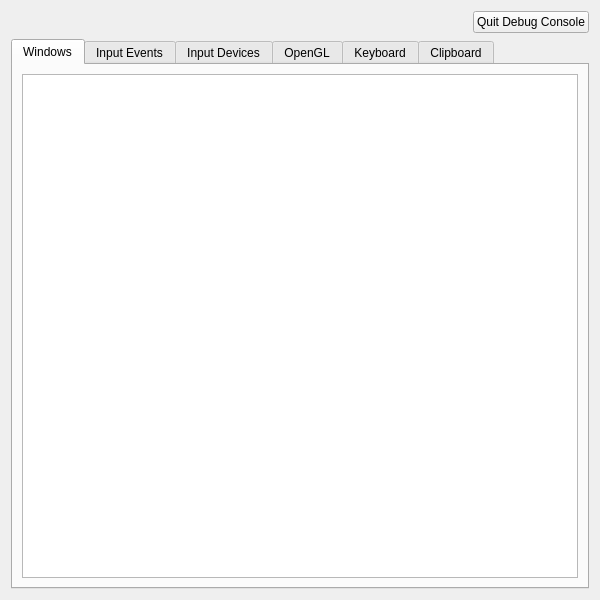
<?xml version="1.0" encoding="UTF-8"?>
<ui version="4.0">
 <class>DebugConsole</class>
 <widget class="QWidget" name="DebugConsole">
  <property name="geometry">
   <rect>
    <x>0</x>
    <y>0</y>
    <width>600</width>
    <height>600</height>
   </rect>
  </property>
  <property name="windowTitle">
   <string>Debug Console</string>
  </property>
  <property name="windowIcon">
   <iconset theme="kwin-x11"/>
  </property>
  <layout class="QVBoxLayout" name="verticalLayout">
   <item>
    <layout class="QHBoxLayout" name="horizontalLayout">
     <item>
      <spacer name="horizontalSpacer">
       <property name="orientation">
        <enum>Qt::Horizontal</enum>
       </property>
       <property name="sizeHint" stdset="0">
        <size>
         <width>40</width>
         <height>20</height>
        </size>
       </property>
      </spacer>
     </item>
     <item>
      <widget class="QPushButton" name="quitButton">
       <property name="text">
        <string>Quit Debug Console</string>
       </property>
       <property name="icon">
        <iconset theme="QIcon::ThemeIcon::ApplicationExit"/>
       </property>
      </widget>
     </item>
    </layout>
   </item>
   <item>
    <widget class="QTabWidget" name="tabWidget">
     <property name="currentIndex">
      <number>0</number>
     </property>
     <widget class="QWidget" name="windows">
      <attribute name="title">
       <string>Windows</string>
      </attribute>
      <layout class="QVBoxLayout" name="verticalLayout_2">
       <item>
        <widget class="QTreeView" name="windowsView">
         <attribute name="headerDefaultSectionSize">
          <number>250</number>
         </attribute>
        </widget>
       </item>
      </layout>
     </widget>
     <widget class="QWidget" name="input">
      <attribute name="title">
       <string>Input Events</string>
      </attribute>
      <layout class="QVBoxLayout" name="verticalLayout_4">
       <item>
        <widget class="QTextEdit" name="inputTextEdit">
         <property name="enabled">
          <bool>false</bool>
         </property>
         <property name="readOnly">
          <bool>true</bool>
         </property>
        </widget>
       </item>
      </layout>
     </widget>
     <widget class="QWidget" name="inputDevices">
      <attribute name="title">
       <string>Input Devices</string>
      </attribute>
      <layout class="QVBoxLayout" name="verticalLayout_5">
       <item>
        <widget class="QTreeView" name="inputDevicesView"/>
       </item>
      </layout>
     </widget>
     <widget class="QWidget" name="tab">
      <attribute name="title">
       <string>OpenGL</string>
      </attribute>
      <layout class="QVBoxLayout" name="verticalLayout_6">
       <item>
        <widget class="QLabel" name="noOpenGLLabel">
         <property name="text">
          <string>No OpenGL compositor running</string>
         </property>
        </widget>
       </item>
       <item>
        <widget class="QScrollArea" name="glInfoScrollArea">
         <property name="frameShadow">
          <enum>QFrame::Plain</enum>
         </property>
         <property name="lineWidth">
          <number>0</number>
         </property>
         <property name="widgetResizable">
          <bool>true</bool>
         </property>
         <widget class="QWidget" name="scrollAreaWidgetContents">
          <property name="geometry">
           <rect>
            <x>0</x>
            <y>0</y>
            <width>564</width>
            <height>471</height>
           </rect>
          </property>
          <layout class="QVBoxLayout" name="verticalLayout_7">
           <item>
            <widget class="QGroupBox" name="driverInfoBox">
             <property name="title">
              <string>OpenGL (ES) driver information</string>
             </property>
             <layout class="QFormLayout" name="formLayout">
              <item row="0" column="0">
               <widget class="QLabel" name="label">
                <property name="text">
                 <string>Vendor:</string>
                </property>
               </widget>
              </item>
              <item row="1" column="0">
               <widget class="QLabel" name="label_2">
                <property name="text">
                 <string>Renderer:</string>
                </property>
               </widget>
              </item>
              <item row="2" column="0">
               <widget class="QLabel" name="label_3">
                <property name="text">
                 <string>Version:</string>
                </property>
               </widget>
              </item>
              <item row="3" column="0">
               <widget class="QLabel" name="label_4">
                <property name="text">
                 <string>Shading Language Version:</string>
                </property>
               </widget>
              </item>
              <item row="4" column="0">
               <widget class="QLabel" name="label_5">
                <property name="text">
                 <string>Driver:</string>
                </property>
               </widget>
              </item>
              <item row="5" column="0">
               <widget class="QLabel" name="label_6">
                <property name="text">
                 <string>GPU class:</string>
                </property>
               </widget>
              </item>
              <item row="6" column="0">
               <widget class="QLabel" name="label_7">
                <property name="text">
                 <string>OpenGL Version:</string>
                </property>
               </widget>
              </item>
              <item row="7" column="0">
               <widget class="QLabel" name="label_8">
                <property name="text">
                 <string>GLSL Version:</string>
                </property>
               </widget>
              </item>
              <item row="0" column="1">
               <widget class="QLabel" name="glVendorStringLabel">
                <property name="text">
                 <string/>
                </property>
               </widget>
              </item>
              <item row="1" column="1">
               <widget class="QLabel" name="glRendererStringLabel">
                <property name="text">
                 <string/>
                </property>
               </widget>
              </item>
              <item row="2" column="1">
               <widget class="QLabel" name="glVersionStringLabel">
                <property name="text">
                 <string/>
                </property>
               </widget>
              </item>
              <item row="3" column="1">
               <widget class="QLabel" name="glslVersionStringLabel">
                <property name="text">
                 <string/>
                </property>
               </widget>
              </item>
              <item row="4" column="1">
               <widget class="QLabel" name="glDriverLabel">
                <property name="text">
                 <string/>
                </property>
               </widget>
              </item>
              <item row="5" column="1">
               <widget class="QLabel" name="glGPULabel">
                <property name="text">
                 <string/>
                </property>
               </widget>
              </item>
              <item row="6" column="1">
               <widget class="QLabel" name="glVersionLabel">
                <property name="text">
                 <string/>
                </property>
               </widget>
              </item>
              <item row="7" column="1">
               <widget class="QLabel" name="glslLabel">
                <property name="text">
                 <string/>
                </property>
               </widget>
              </item>
             </layout>
            </widget>
           </item>
           <item>
            <widget class="QGroupBox" name="platformExtensionsBox">
             <property name="title">
              <string>Platform Extensions</string>
             </property>
             <layout class="QVBoxLayout" name="verticalLayout_8">
              <item>
               <widget class="QLabel" name="platformExtensionsLabel">
                <property name="text">
                 <string/>
                </property>
               </widget>
              </item>
             </layout>
            </widget>
           </item>
           <item>
            <widget class="QGroupBox" name="glExtensionsBox">
             <property name="title">
              <string>OpenGL (ES) Extensions</string>
             </property>
             <layout class="QVBoxLayout" name="verticalLayout_10">
              <item>
               <widget class="QLabel" name="openGLExtensionsLabel">
                <property name="text">
                 <string/>
                </property>
               </widget>
              </item>
             </layout>
            </widget>
           </item>
          </layout>
         </widget>
        </widget>
       </item>
      </layout>
     </widget>
     <widget class="QWidget" name="keyboard">
      <attribute name="title">
       <string>Keyboard</string>
      </attribute>
      <layout class="QVBoxLayout" name="verticalLayout_11">
       <item>
        <widget class="QScrollArea" name="scrollArea">
         <property name="frameShadow">
          <enum>QFrame::Plain</enum>
         </property>
         <property name="lineWidth">
          <number>0</number>
         </property>
         <property name="widgetResizable">
          <bool>true</bool>
         </property>
         <widget class="QWidget" name="scrollAreaWidgetContents_2">
          <property name="geometry">
           <rect>
            <x>0</x>
            <y>0</y>
            <width>564</width>
            <height>495</height>
           </rect>
          </property>
          <layout class="QVBoxLayout" name="verticalLayout_13">
           <item>
            <widget class="QGroupBox" name="layoutBox">
             <property name="title">
              <string>Keymap Layouts</string>
             </property>
             <layout class="QVBoxLayout" name="verticalLayout_12">
              <item>
               <widget class="QLabel" name="layoutsLabel">
                <property name="text">
                 <string/>
                </property>
               </widget>
              </item>
              <item>
               <widget class="Line" name="line">
                <property name="orientation">
                 <enum>Qt::Horizontal</enum>
                </property>
               </widget>
              </item>
              <item>
               <layout class="QHBoxLayout" name="horizontalLayout_2">
                <item>
                 <widget class="QLabel" name="label_9">
                  <property name="text">
                   <string>Current Layout:</string>
                  </property>
                 </widget>
                </item>
                <item>
                 <widget class="QLabel" name="currentLayoutLabel">
                  <property name="text">
                   <string/>
                  </property>
                 </widget>
                </item>
               </layout>
              </item>
             </layout>
            </widget>
           </item>
           <item>
            <widget class="QGroupBox" name="modifiersBox">
             <property name="title">
              <string>Modifiers</string>
             </property>
             <layout class="QHBoxLayout" name="horizontalLayout_3">
              <item>
               <widget class="QLabel" name="modifiersLabel">
                <property name="text">
                 <string/>
                </property>
               </widget>
              </item>
             </layout>
            </widget>
           </item>
           <item>
            <widget class="QGroupBox" name="activeModifiersBox">
             <property name="title">
              <string>Active Modifiers</string>
             </property>
             <layout class="QVBoxLayout" name="verticalLayout_16">
              <item>
               <widget class="QLabel" name="activeModifiersLabel">
                <property name="text">
                 <string/>
                </property>
               </widget>
              </item>
             </layout>
            </widget>
           </item>
           <item>
            <widget class="QGroupBox" name="ledsBox">
             <property name="title">
              <string>LEDs</string>
             </property>
             <layout class="QVBoxLayout" name="verticalLayout_14">
              <item>
               <widget class="QLabel" name="ledsLabel">
                <property name="text">
                 <string/>
                </property>
               </widget>
              </item>
             </layout>
            </widget>
           </item>
           <item>
            <widget class="QGroupBox" name="activeLedsBox">
             <property name="title">
              <string>Active LEDs</string>
             </property>
             <layout class="QVBoxLayout" name="verticalLayout_15">
              <item>
               <widget class="QLabel" name="activeLedsLabel">
                <property name="text">
                 <string/>
                </property>
               </widget>
              </item>
             </layout>
            </widget>
           </item>
          </layout>
         </widget>
        </widget>
       </item>
      </layout>
     </widget>
     <widget class="QWidget" name="clipboard">
      <attribute name="title">
       <string>Clipboard</string>
      </attribute>
      <layout class="QVBoxLayout" name="verticalLayout_9">
       <item>
        <layout class="QHBoxLayout" name="horizontalLayout_5">
         <item alignment="Qt::AlignBottom">
          <widget class="QLabel" name="label_10">
           <property name="sizePolicy">
            <sizepolicy hsizetype="Fixed" vsizetype="Preferred">
             <horstretch>0</horstretch>
             <verstretch>0</verstretch>
            </sizepolicy>
           </property>
           <property name="font">
            <font>
             <weight>75</weight>
             <bold>true</bold>
            </font>
           </property>
           <property name="text">
            <string>Clipboard</string>
           </property>
          </widget>
         </item>
         <item alignment="Qt::AlignBottom">
          <widget class="QLabel" name="clipboardSource">
           <property name="sizePolicy">
            <sizepolicy hsizetype="Expanding" vsizetype="Preferred">
             <horstretch>0</horstretch>
             <verstretch>0</verstretch>
            </sizepolicy>
           </property>
           <property name="text">
            <string/>
           </property>
          </widget>
         </item>
        </layout>
       </item>
       <item>
        <widget class="QTableView" name="clipboardContent">
         <attribute name="horizontalHeaderStretchLastSection">
          <bool>true</bool>
         </attribute>
         <attribute name="verticalHeaderVisible">
          <bool>false</bool>
         </attribute>
        </widget>
       </item>
       <item>
        <layout class="QHBoxLayout" name="horizontalLayout_4">
         <item alignment="Qt::AlignBottom">
          <widget class="QLabel" name="label_11">
           <property name="sizePolicy">
            <sizepolicy hsizetype="Fixed" vsizetype="Preferred">
             <horstretch>0</horstretch>
             <verstretch>0</verstretch>
            </sizepolicy>
           </property>
           <property name="font">
            <font>
             <weight>75</weight>
             <bold>true</bold>
            </font>
           </property>
           <property name="text">
            <string>Primary Selection</string>
           </property>
          </widget>
         </item>
         <item alignment="Qt::AlignBottom">
          <widget class="QLabel" name="primarySource">
           <property name="text">
            <string/>
           </property>
          </widget>
         </item>
        </layout>
       </item>
       <item>
        <widget class="QTableView" name="primaryContent">
         <attribute name="horizontalHeaderStretchLastSection">
          <bool>true</bool>
         </attribute>
         <attribute name="verticalHeaderVisible">
          <bool>false</bool>
         </attribute>
        </widget>
       </item>
      </layout>
     </widget>
    </widget>
   </item>
  </layout>
 </widget>
 <tabstops>
  <tabstop>quitButton</tabstop>
 </tabstops>
 <resources/>
 <connections/>
</ui>
